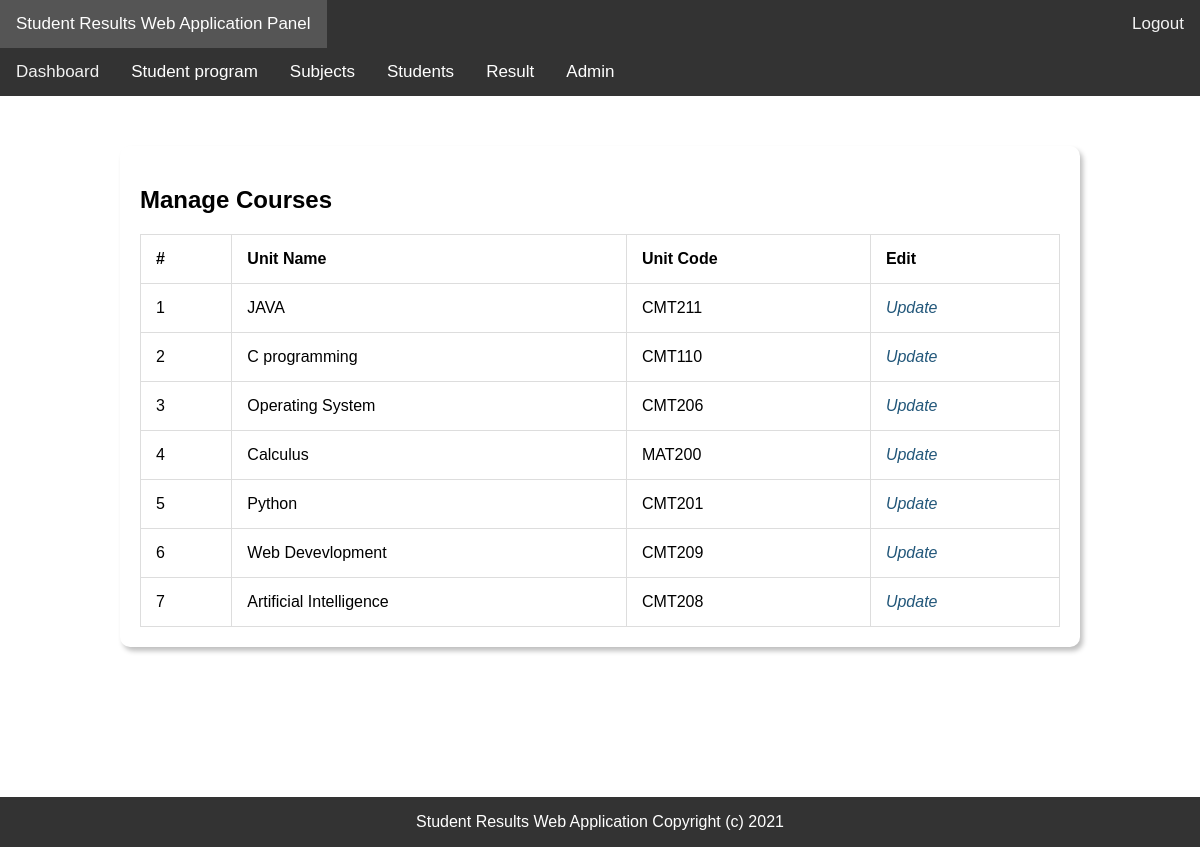
Page /manage-subjects.php on the committed database.
### tables this page shows
CREATE TABLE IF NOT EXISTS `tblsubjects` (
  `id` int(11) NOT NULL AUTO_INCREMENT,
  `SubjectName` varchar(100) NOT NULL,
  `SubjectCode` varchar(100) NOT NULL,
  PRIMARY KEY (`id`)
);

### manage-subjects.php (the view, shortened to what this page needs)
<?php
include('includes/config.php');
if (strlen($_SESSION['alogin']) == "") {
    header("Location: index.php");
} else {
?>
    <!DOCTYPE html>
    <html lang="en">
    <head>
        <link rel="stylesheet" href="css/custom.css?v=<?php echo time(); ?>" media="screen">
    </head>
    <body>
        <?php include('includes/topbar.php'); ?>
        <?php include('includes/leftbar.php'); ?>
        <div class="main-page">
            <h2 class="title">Manage Courses</h2>
            <div class="panel-body p-20">
                <table id="example" class="display table table-striped table-bordered" cellspacing="0" width="100%">
                    <thead>
                        <tr>
                            <th>#</th>
                            <th>Unit Name</th>
                            <th>Unit Code</th>
                            <th>Edit</th>
                        </tr>
                    </thead>
                    <tbody>
                        <?php $sql = "SELECT * from tblsubjects";
                        $query = $dbh->prepare($sql);
                        $query->execute();
                        $results = $query->fetchAll(PDO::FETCH_OBJ);
                        $cnt = 1;
                        if ($query->rowCount() > 0) {
                            foreach ($results as $result) {   ?>
                                <tr>
                                    <td><?php echo htmlentities($cnt); ?></td>
                                    <td><?php echo htmlentities($result->SubjectName); ?></td>
                                    <td><?php echo htmlentities($result->SubjectCode); ?></td>
                                    <td>
                                        <a href="edit-subject.php?subjectid=<?php echo htmlentities($result->id); ?>"><i title="Edit Record">Update</i> </a>
                                    </td>
                                </tr>
                        <?php $cnt = $cnt + 1;
                            }
                        } ?>
                    </tbody>
                </table>
            </div>
        </div>
        <?php include('includes/footer.php'); ?>
    </body>
    </html>
<?php } ?>

### css/custom.css (style rules this page uses)
*, *::before, *::after { box-sizing: border-box; }
body { margin:0; font-family: Verdana, Arial, Tahoma, Serif; }
.main-page { width: 80%; margin:0 auto; margin-top: 50px; padding:20px; box-shadow: 3px 4px 5px rgba(0,0,0,0.25); border-radius:10px; height: auto; margin-bottom: 200px; }

### manage-subjects.php (style rules this page uses)
table, td, th { border: 1px solid #ddd; text-align: left; }
table { border-collapse: collapse; width: 100%; }
th, td { padding: 15px; }
td a { text-decoration: none; color: #22577A; }

### rows in the picture
tblsubjects: SubjectName "JAVA", SubjectCode "CMT211"
tblsubjects: SubjectName "C programming", SubjectCode "CMT110"
tblsubjects: SubjectName "Operating System", SubjectCode "CMT206"
tblsubjects: SubjectName "Calculus", SubjectCode "MAT200"
tblsubjects: SubjectName "Python", SubjectCode "CMT201"
tblsubjects: SubjectName "Web Devevlopment", SubjectCode "CMT209"
tblsubjects: SubjectName "Artificial Intelligence", SubjectCode "CMT208"
